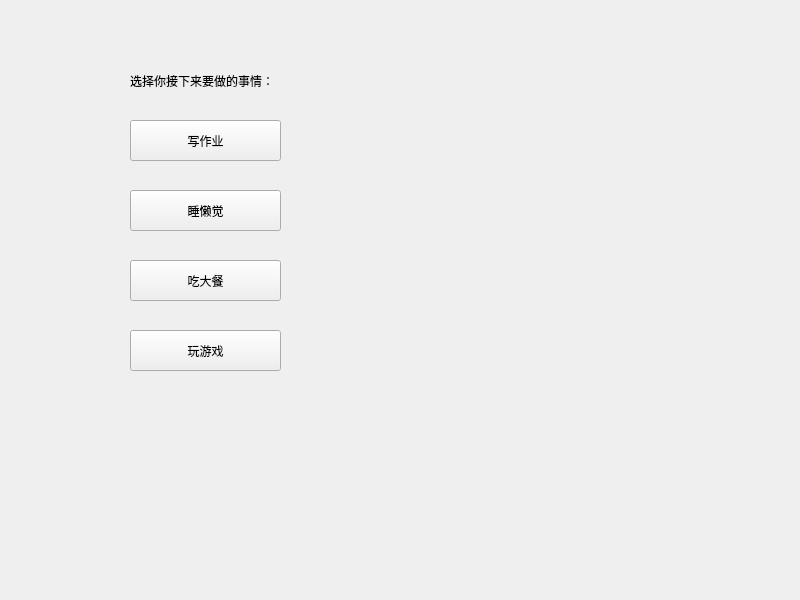
<?xml version="1.0" encoding="UTF-8"?>
<ui version="4.0">
 <class>Widget</class>
 <widget class="QWidget" name="Widget">
  <property name="geometry">
   <rect>
    <x>0</x>
    <y>0</y>
    <width>800</width>
    <height>600</height>
   </rect>
  </property>
  <property name="windowTitle">
   <string>Widget</string>
  </property>
  <widget class="QPushButton" name="pushButton_work">
   <property name="geometry">
    <rect>
     <x>130</x>
     <y>120</y>
     <width>151</width>
     <height>41</height>
    </rect>
   </property>
   <property name="text">
    <string>写作业</string>
   </property>
  </widget>
  <widget class="QLabel" name="label">
   <property name="geometry">
    <rect>
     <x>130</x>
     <y>60</y>
     <width>331</width>
     <height>41</height>
    </rect>
   </property>
   <property name="frameShape">
    <enum>QFrame::NoFrame</enum>
   </property>
   <property name="text">
    <string>选择你接下来要做的事情：</string>
   </property>
  </widget>
  <widget class="QPushButton" name="pushButton_sleep">
   <property name="geometry">
    <rect>
     <x>130</x>
     <y>190</y>
     <width>151</width>
     <height>41</height>
    </rect>
   </property>
   <property name="text">
    <string>睡懒觉</string>
   </property>
  </widget>
  <widget class="QPushButton" name="pushButton_eat">
   <property name="geometry">
    <rect>
     <x>130</x>
     <y>260</y>
     <width>151</width>
     <height>41</height>
    </rect>
   </property>
   <property name="text">
    <string>吃大餐</string>
   </property>
  </widget>
  <widget class="PushButton" name="pushButton_play">
   <property name="geometry">
    <rect>
     <x>130</x>
     <y>330</y>
     <width>151</width>
     <height>41</height>
    </rect>
   </property>
   <property name="text">
    <string>玩游戏</string>
   </property>
  </widget>
 </widget>
 <customwidgets>
  <customwidget>
   <class>PushButton</class>
   <extends>QPushButton</extends>
   <header>pushbutton.h</header>
  </customwidget>
 </customwidgets>
 <resources/>
 <connections/>
</ui>
